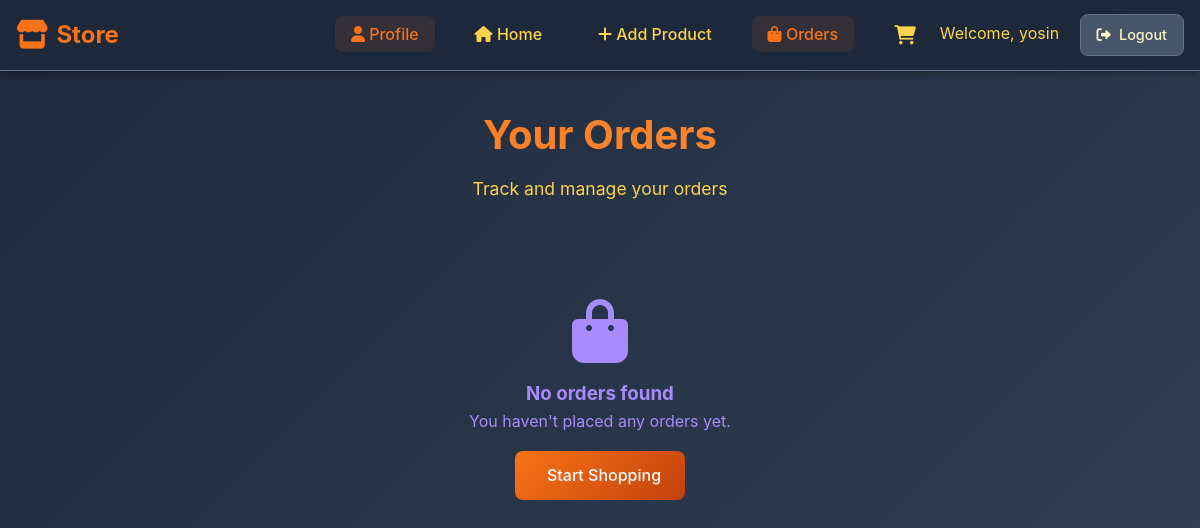
Page /orders/ (signed in) on the earlier database version.
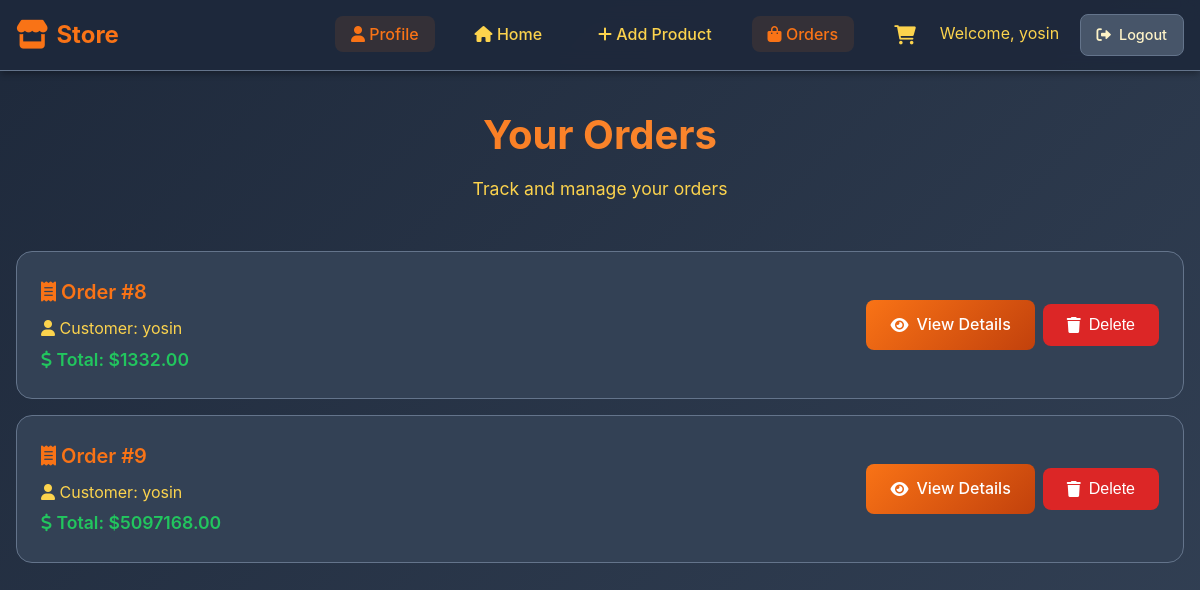
Same page on the later database version.
### myapp/models.py (models this page shows)
class User(AbstractUser):
    def __str__(self):
        return self.username

class Order(models.Model):
    user = models.ForeignKey(User, on_delete=models.CASCADE)
    total_amount = models.DecimalField(max_digits=10, decimal_places=2)
    status = models.CharField(default='pending', max_length=20)

### myapp/views.py (the view)
# urls.py: path('orders/', OrderView.as_view(), name='orders'),
class OrderView(ListView):
    model = Order
    template_name = 'orders.html'
    context_object_name = 'orders'
    def get_queryset(self):
        return Order.objects.filter(user=self.request.user)

### myapp/templates/orders.html (shortened to what this page needs)
<!DOCTYPE html>
<html lang="en">
<head>
    <link href="https://cdnjs.cloudflare.com/ajax/libs/font-awesome/6.0.0/css/all.min.css" rel="stylesheet">
</head>
<body>
    <header class="header">
        <div class="header-container">
            <a href="{% url 'home' %}" class="logo">
                <i class="fas fa-store"></i>
                Store
            </a>
            <nav class="nav">
                <ul class="nav-links">
                            <li><a href="{% url 'profile' %}" class="active"><i class="fas fa-user"></i> Profile</a></li>
                    <li><a href="{% url 'home' %}">
                        <i class="fas fa-home"></i> Home
                    </a></li>
                    {% if user.is_authenticated %}
                        <li><a href="{% url 'create_product' %}">
                            <i class="fas fa-plus"></i> Add Product
                        </a></li>
                        <li><a href="{% url 'orders' %}" class="active">
                            <i class="fas fa-shopping-bag"></i> Orders
                        </a></li>
                    {% endif %}
                </ul>
                <div class="user-menu">
                    {% if user.is_authenticated %}
                        <a href="{% url 'cart' %}" class="cart-icon" title="Shopping Cart">
                            <i class="fas fa-shopping-cart"></i>
                        </a>
                        <div class="user-info">
                            <span style="color: var(--text-secondary);">Welcome, {{ user.username }}</span>
                            <a href="{% url 'logout' %}" class="btn btn-secondary" style="margin-left: 1rem; padding: 0.5rem 1rem; font-size: 0.9rem;">
                                <i class="fas fa-sign-out-alt"></i> Logout
                            </a>
                        </div>
                    {% endif %}
                </div>
            </nav>
        </div>
    </header>
    <main class="main-content">
        <div class="page-header">
            <h1 class="page-title">Your Orders</h1>
            <p class="page-subtitle">Track and manage your orders</p>
        </div>
        {% if orders %}
            {% for order in orders %}
                <div class="order-card">
                    <div class="order-info">
                        <div class="order-id">
                            <i class="fas fa-receipt"></i> Order #{{ order.id }}
                        </div>
                        <div class="order-details">
                            <i class="fas fa-user"></i> Customer: {{ order.user.username }}
                        </div>
                        <div class="order-total">
                            <i class="fas fa-dollar-sign"></i> Total: ${{ order.total_amount }}
                        </div>
                    </div>
                    <div class="order-actions">
                        <a href="{% url 'order_detail' order.id %}" class="btn btn-primary">
                            <i class="fas fa-eye"></i> View Details
                        </a>
                        <form method="POST" action="{% url 'delete_order' order.id %}" style="display: inline;">
                            <button type="submit" class="btn btn-danger" onclick="return confirm('Are you sure you want to delete this order?')">
                                <i class="fas fa-trash"></i> Delete
                            </button>
                        </form>
                    </div>
                </div>
            {% endfor %}
        {% else %}
            <div class="empty-state">
                <i class="fas fa-shopping-bag"></i>
                <h3>No orders found</h3>
                <p>You haven't placed any orders yet.</p>
                <a href="{% url 'home' %}" class="btn btn-primary" style="margin-top: 1rem;">
                     Start Shopping
                </a>
            </div>
        {% endif %}
    </main>
</body>
</html>

### myapp/templates/orders.html (style rules this page uses)
* { margin: 0; padding: 0; box-sizing: border-box; }
:root { --primary-color: #f97316; --primary-dark: #c2410c; --secondary-color: #fb923c; --accent-color: #fbbf24; --bg-primary: #1e293b; --bg-secondary: #334155; --bg-tertiary: #475569; --text-primary: #fef3c7; --text-secondary: #fcd34d; --text-muted: #a78bfa; --border-color: #64748b; --success-color: #22c55e; --warning-color: #facc15; --error-color: #dc2626; --shadow: 0 4px 6px -1px rgba(0, 0, 0, 0.3); --shadow-lg: 0 10px 15px -3px rgba(0, 0, 0, 0.4); }
body { font-family: 'Inter', -apple-system, BlinkMacSystemFont, 'Segoe UI', Roboto, sans-serif; background: linear-gradient(135deg, var(--bg-primary) 0%, var(--bg-secondary) 100%); color: var(--text-primary); line-height: 1.6; min-height: 100vh; }
.header { background: rgba(30, 41, 59, 0.95); backdrop-filter: blur(10px); border-bottom: 1px solid var(--border-color); position: sticky; top: 0; z-index: 1000; box-shadow: var(--shadow); }
.header-container { max-width: 1200px; margin: 0 auto; padding: 0 1rem; display: flex; justify-content: space-between; align-items: center; height: 70px; }
.logo { font-size: 1.5rem; font-weight: 700; color: var(--primary-color); text-decoration: none; display: flex; align-items: center; gap: 0.5rem; }
.logo i { font-size: 1.8rem; }
.nav { display: flex; align-items: center; gap: 2rem; }
.nav-links { display: flex; list-style: none; gap: 1.5rem; align-items: center; }
.nav-links a { color: var(--text-secondary); text-decoration: none; font-weight: 500; padding: 0.5rem 1rem; border-radius: 0.5rem; transition: all 0.3s ease; position: relative; }
.nav-links a.active { color: var(--primary-color); background: rgba(249, 115, 22, 0.1); }
.user-menu { display: flex; align-items: center; gap: 1rem; }
.cart-icon { position: relative; color: var(--text-secondary); font-size: 1.2rem; padding: 0.5rem; border-radius: 0.5rem; transition: all 0.3s ease; }
.main-content { max-width: 1200px; margin: 0 auto; padding: 2rem 1rem; min-height: calc(100vh - 70px); }
.btn { display: inline-flex; align-items: center; gap: 0.5rem; padding: 0.75rem 1.5rem; border: none; border-radius: 0.5rem; font-size: 1rem; font-weight: 500; text-decoration: none; cursor: pointer; transition: all 0.3s ease; text-align: center; }
.btn-primary { background: linear-gradient(135deg, var(--primary-color), var(--primary-dark)); color: white; }
.btn-secondary { background: var(--bg-tertiary); color: var(--text-primary); border: 1px solid var(--border-color); }
.btn-danger { background: var(--error-color); color: white; }
.page-header { text-align: center; margin-bottom: 3rem; }
.page-title { font-size: 2.5rem; font-weight: 700; background: linear-gradient(135deg, var(--primary-color), var(--secondary-color)); -webkit-background-clip: text; -webkit-text-fill-color: transparent; background-clip: text; margin-bottom: 0.5rem; }
.page-subtitle { color: var(--text-secondary); font-size: 1.1rem; }
.order-card { display: flex; justify-content: space-between; align-items: center; padding: 1.5rem; background: var(--bg-secondary); border: 1px solid var(--border-color); border-radius: 1rem; margin-bottom: 1rem; transition: all 0.3s ease; }
.order-info { flex: 1; }
.order-id { font-size: 1.25rem; font-weight: 600; color: var(--primary-color); margin-bottom: 0.5rem; }
.order-details { color: var(--text-secondary); margin-bottom: 0.25rem; }
.order-total { font-size: 1.1rem; font-weight: 600; color: var(--success-color); }
.order-actions { display: flex; gap: 0.5rem; align-items: center; }

Differences in the rows shown:
added Order: id "8", user.username "yosin", total_amount "1332.00"
added Order: id "9", user.username "yosin", total_amount "5097168.00"
Other differences:
text no longer shown: "No orders found You haven't placed any orders yet. Start Shopping"
